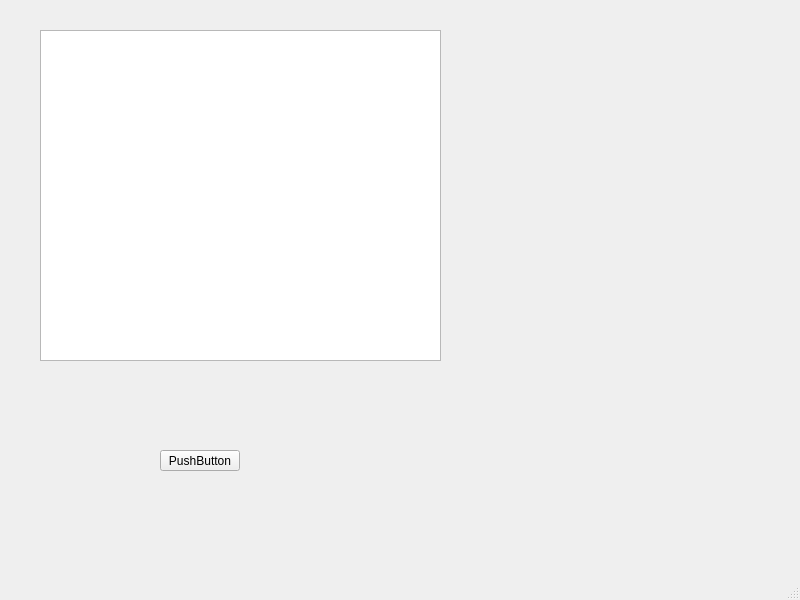
<?xml version="1.0" encoding="UTF-8"?>
<ui version="4.0">
 <class>MainWindow</class>
 <widget class="QMainWindow" name="MainWindow">
  <property name="geometry">
   <rect>
    <x>0</x>
    <y>0</y>
    <width>800</width>
    <height>600</height>
   </rect>
  </property>
  <property name="windowTitle">
   <string>MainWindow</string>
  </property>
  <widget class="QWidget" name="centralwidget">
   <widget class="QGraphicsView" name="graphicsView">
    <property name="geometry">
     <rect>
      <x>40</x>
      <y>30</y>
      <width>401</width>
      <height>331</height>
     </rect>
    </property>
   </widget>
   <widget class="QPushButton" name="pushButton">
    <property name="geometry">
     <rect>
      <x>160</x>
      <y>450</y>
      <width>80</width>
      <height>21</height>
     </rect>
    </property>
    <property name="text">
     <string>PushButton</string>
    </property>
   </widget>
  </widget>
  <widget class="QMenuBar" name="menubar">
   <property name="geometry">
    <rect>
     <x>0</x>
     <y>0</y>
     <width>800</width>
     <height>25</height>
    </rect>
   </property>
  </widget>
  <widget class="QStatusBar" name="statusbar"/>
 </widget>
 <resources/>
 <connections/>
</ui>
